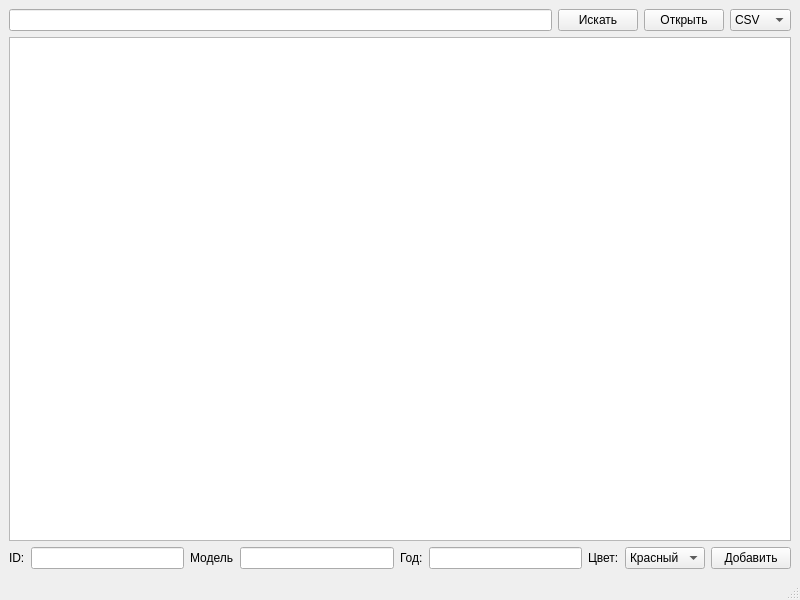
<?xml version="1.0" encoding="UTF-8"?>
<ui version="4.0">
 <class>MainWindow</class>
 <widget class="QMainWindow" name="MainWindow">
  <property name="geometry">
   <rect>
    <x>0</x>
    <y>0</y>
    <width>800</width>
    <height>600</height>
   </rect>
  </property>
  <property name="windowTitle">
   <string>MainWindow</string>
  </property>
  <widget class="QWidget" name="centralwidget">
   <layout class="QVBoxLayout" name="verticalLayout">
    <item>
     <layout class="QHBoxLayout" name="horizontalLayout">
      <item>
       <widget class="QLineEdit" name="editSearch">
        <property name="text">
         <string/>
        </property>
       </widget>
      </item>
      <item>
       <widget class="QPushButton" name="buttonFind">
        <property name="text">
         <string>Искать</string>
        </property>
       </widget>
      </item>
      <item>
       <widget class="QPushButton" name="openButton">
        <property name="text">
         <string>Открыть</string>
        </property>
       </widget>
      </item>
      <item>
       <widget class="QComboBox" name="typeSelect">
        <item>
         <property name="text">
          <string>CSV</string>
         </property>
        </item>
        <item>
         <property name="text">
          <string>JSON</string>
         </property>
        </item>
       </widget>
      </item>
     </layout>
    </item>
    <item>
     <widget class="MyBrowser" name="textBrowser"/>
    </item>
    <item>
     <layout class="QHBoxLayout" name="horizontalLayout_2">
      <item>
       <widget class="QLabel" name="ID">
        <property name="text">
         <string>ID:</string>
        </property>
       </widget>
      </item>
      <item>
       <widget class="QLineEdit" name="editID"/>
      </item>
      <item>
       <widget class="QLabel" name="Model">
        <property name="text">
         <string>Модель</string>
        </property>
       </widget>
      </item>
      <item>
       <widget class="QLineEdit" name="editModel"/>
      </item>
      <item>
       <widget class="QLabel" name="Year">
        <property name="text">
         <string>Год:</string>
        </property>
       </widget>
      </item>
      <item>
       <widget class="QLineEdit" name="editYear"/>
      </item>
      <item>
       <widget class="QLabel" name="label">
        <property name="text">
         <string>Цвет:</string>
        </property>
       </widget>
      </item>
      <item>
       <widget class="QComboBox" name="comboColor">
        <item>
         <property name="text">
          <string>Красный</string>
         </property>
        </item>
        <item>
         <property name="text">
          <string>Зеленый</string>
         </property>
        </item>
        <item>
         <property name="text">
          <string>Синий</string>
         </property>
        </item>
        <item>
         <property name="text">
          <string>Черный</string>
         </property>
        </item>
       </widget>
      </item>
      <item>
       <widget class="QPushButton" name="buttonAdd">
        <property name="text">
         <string>Добавить</string>
        </property>
       </widget>
      </item>
     </layout>
    </item>
   </layout>
  </widget>
  <widget class="QMenuBar" name="menubar">
   <property name="geometry">
    <rect>
     <x>0</x>
     <y>0</y>
     <width>800</width>
     <height>26</height>
    </rect>
   </property>
  </widget>
  <widget class="QStatusBar" name="statusbar"/>
 </widget>
 <customwidgets>
  <customwidget>
   <class>MyBrowser</class>
   <extends>QTextBrowser</extends>
   <header>mybrowser.h</header>
  </customwidget>
 </customwidgets>
 <resources/>
 <connections>
  <connection>
   <sender>buttonFind</sender>
   <signal>clicked()</signal>
   <receiver>MainWindow</receiver>
   <slot>findCars()</slot>
   <hints>
    <hint type="sourcelabel">
     <x>600</x>
     <y>66</y>
    </hint>
    <hint type="destinationlabel">
     <x>642</x>
     <y>32</y>
    </hint>
   </hints>
  </connection>
  <connection>
   <sender>buttonAdd</sender>
   <signal>clicked()</signal>
   <receiver>MainWindow</receiver>
   <slot>addCars()</slot>
   <hints>
    <hint type="sourcelabel">
     <x>737</x>
     <y>546</y>
    </hint>
    <hint type="destinationlabel">
     <x>714</x>
     <y>572</y>
    </hint>
   </hints>
  </connection>
  <connection>
   <sender>openButton</sender>
   <signal>clicked()</signal>
   <receiver>MainWindow</receiver>
   <slot>openCars()</slot>
   <hints>
    <hint type="sourcelabel">
     <x>698</x>
     <y>48</y>
    </hint>
    <hint type="destinationlabel">
     <x>733</x>
     <y>34</y>
    </hint>
   </hints>
  </connection>
 </connections>
 <slots>
  <slot>findCars()</slot>
  <slot>addCars()</slot>
  <slot>openCars()</slot>
 </slots>
</ui>
